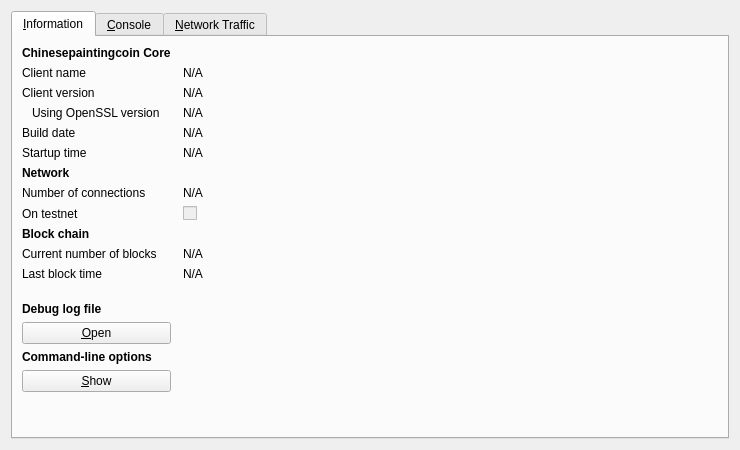
<?xml version="1.0" encoding="UTF-8"?>
<ui version="4.0">
 <class>RPCConsole</class>
 <widget class="QDialog" name="RPCConsole">
  <property name="geometry">
   <rect>
    <x>0</x>
    <y>0</y>
    <width>740</width>
    <height>450</height>
   </rect>
  </property>
  <property name="windowTitle">
   <string>Chinesepaintingcoin - Debug window</string>
  </property>
  <layout class="QVBoxLayout" name="verticalLayout_2">
   <item>
    <widget class="QTabWidget" name="tabWidget">
     <property name="currentIndex">
      <number>0</number>
     </property>
     <widget class="QWidget" name="tab_info">
      <attribute name="title">
       <string>&amp;Information</string>
      </attribute>
      <layout class="QGridLayout" name="gridLayout" columnstretch="0,1">
       <property name="horizontalSpacing">
        <number>12</number>
       </property>
       <item row="0" column="0">
        <widget class="QLabel" name="label_9">
         <property name="font">
          <font>
           <weight>75</weight>
           <bold>true</bold>
          </font>
         </property>
         <property name="text">
          <string>Chinesepaintingcoin Core</string>
         </property>
        </widget>
       </item>
       <item row="1" column="0">
        <widget class="QLabel" name="label_5">
         <property name="text">
          <string>Client name</string>
         </property>
        </widget>
       </item>
       <item row="1" column="1">
        <widget class="QLabel" name="clientName">
         <property name="cursor">
          <cursorShape>IBeamCursor</cursorShape>
         </property>
         <property name="text">
          <string>N/A</string>
         </property>
         <property name="textFormat">
          <enum>Qt::PlainText</enum>
         </property>
         <property name="textInteractionFlags">
          <set>Qt::LinksAccessibleByMouse|Qt::TextSelectableByKeyboard|Qt::TextSelectableByMouse</set>
         </property>
        </widget>
       </item>
       <item row="2" column="0">
        <widget class="QLabel" name="label_6">
         <property name="text">
          <string>Client version</string>
         </property>
        </widget>
       </item>
       <item row="2" column="1">
        <widget class="QLabel" name="clientVersion">
         <property name="cursor">
          <cursorShape>IBeamCursor</cursorShape>
         </property>
         <property name="text">
          <string>N/A</string>
         </property>
         <property name="textFormat">
          <enum>Qt::PlainText</enum>
         </property>
         <property name="textInteractionFlags">
          <set>Qt::LinksAccessibleByMouse|Qt::TextSelectableByKeyboard|Qt::TextSelectableByMouse</set>
         </property>
        </widget>
       </item>
       <item row="3" column="0">
        <widget class="QLabel" name="label_14">
         <property name="text">
          <string>Using OpenSSL version</string>
         </property>
         <property name="indent">
          <number>10</number>
         </property>
        </widget>
       </item>
       <item row="3" column="1">
        <widget class="QLabel" name="openSSLVersion">
         <property name="cursor">
          <cursorShape>IBeamCursor</cursorShape>
         </property>
         <property name="text">
          <string>N/A</string>
         </property>
         <property name="textFormat">
          <enum>Qt::PlainText</enum>
         </property>
         <property name="textInteractionFlags">
          <set>Qt::LinksAccessibleByMouse|Qt::TextSelectableByKeyboard|Qt::TextSelectableByMouse</set>
         </property>
        </widget>
       </item>
       <item row="4" column="0">
        <widget class="QLabel" name="label_12">
         <property name="text">
          <string>Build date</string>
         </property>
        </widget>
       </item>
       <item row="4" column="1">
        <widget class="QLabel" name="buildDate">
         <property name="cursor">
          <cursorShape>IBeamCursor</cursorShape>
         </property>
         <property name="text">
          <string>N/A</string>
         </property>
         <property name="textFormat">
          <enum>Qt::PlainText</enum>
         </property>
         <property name="textInteractionFlags">
          <set>Qt::LinksAccessibleByMouse|Qt::TextSelectableByKeyboard|Qt::TextSelectableByMouse</set>
         </property>
        </widget>
       </item>
       <item row="5" column="0">
        <widget class="QLabel" name="label_13">
         <property name="text">
          <string>Startup time</string>
         </property>
        </widget>
       </item>
       <item row="5" column="1">
        <widget class="QLabel" name="startupTime">
         <property name="cursor">
          <cursorShape>IBeamCursor</cursorShape>
         </property>
         <property name="text">
          <string>N/A</string>
         </property>
         <property name="textFormat">
          <enum>Qt::PlainText</enum>
         </property>
         <property name="textInteractionFlags">
          <set>Qt::LinksAccessibleByMouse|Qt::TextSelectableByKeyboard|Qt::TextSelectableByMouse</set>
         </property>
        </widget>
       </item>
       <item row="6" column="0">
        <widget class="QLabel" name="label_11">
         <property name="font">
          <font>
           <weight>75</weight>
           <bold>true</bold>
          </font>
         </property>
         <property name="text">
          <string>Network</string>
         </property>
        </widget>
       </item>
       <item row="7" column="0">
        <widget class="QLabel" name="label_7">
         <property name="text">
          <string>Number of connections</string>
         </property>
        </widget>
       </item>
       <item row="7" column="1">
        <widget class="QLabel" name="numberOfConnections">
         <property name="cursor">
          <cursorShape>IBeamCursor</cursorShape>
         </property>
         <property name="text">
          <string>N/A</string>
         </property>
         <property name="textFormat">
          <enum>Qt::PlainText</enum>
         </property>
         <property name="textInteractionFlags">
          <set>Qt::LinksAccessibleByMouse|Qt::TextSelectableByKeyboard|Qt::TextSelectableByMouse</set>
         </property>
        </widget>
       </item>
       <item row="8" column="0">
        <widget class="QLabel" name="label_8">
         <property name="text">
          <string>On testnet</string>
         </property>
        </widget>
       </item>
       <item row="8" column="1">
        <widget class="QCheckBox" name="isTestNet">
         <property name="enabled">
          <bool>false</bool>
         </property>
         <property name="text">
          <string/>
         </property>
        </widget>
       </item>
       <item row="9" column="0">
        <widget class="QLabel" name="label_10">
         <property name="font">
          <font>
           <weight>75</weight>
           <bold>true</bold>
          </font>
         </property>
         <property name="text">
          <string>Block chain</string>
         </property>
        </widget>
       </item>
       <item row="10" column="0">
        <widget class="QLabel" name="label_3">
         <property name="text">
          <string>Current number of blocks</string>
         </property>
        </widget>
       </item>
       <item row="10" column="1">
        <widget class="QLabel" name="numberOfBlocks">
         <property name="cursor">
          <cursorShape>IBeamCursor</cursorShape>
         </property>
         <property name="text">
          <string>N/A</string>
         </property>
         <property name="textFormat">
          <enum>Qt::PlainText</enum>
         </property>
         <property name="textInteractionFlags">
          <set>Qt::LinksAccessibleByMouse|Qt::TextSelectableByKeyboard|Qt::TextSelectableByMouse</set>
         </property>
        </widget>
       </item>
       <item row="11" column="0">
        <widget class="QLabel" name="label_2">
         <property name="text">
          <string>Last block time</string>
         </property>
        </widget>
       </item>
       <item row="11" column="1">
        <widget class="QLabel" name="lastBlockTime">
         <property name="cursor">
          <cursorShape>IBeamCursor</cursorShape>
         </property>
         <property name="text">
          <string>N/A</string>
         </property>
         <property name="textFormat">
          <enum>Qt::PlainText</enum>
         </property>
         <property name="textInteractionFlags">
          <set>Qt::LinksAccessibleByMouse|Qt::TextSelectableByKeyboard|Qt::TextSelectableByMouse</set>
         </property>
        </widget>
       </item>
       <item row="12" column="0">
        <spacer name="verticalSpacer_2">
         <property name="orientation">
          <enum>Qt::Vertical</enum>
         </property>
         <property name="sizeHint" stdset="0">
          <size>
           <width>20</width>
           <height>20</height>
          </size>
         </property>
        </spacer>
       </item>
       <item row="13" column="0">
        <widget class="QLabel" name="labelDebugLogfile">
         <property name="font">
          <font>
           <weight>75</weight>
           <bold>true</bold>
          </font>
         </property>
         <property name="text">
          <string>Debug log file</string>
         </property>
        </widget>
       </item>
       <item row="14" column="0">
        <widget class="QPushButton" name="openDebugLogfileButton">
         <property name="toolTip">
          <string>Open the Chinesepaintingcoin debug log file from the current data directory. This can take a few seconds for large log files.</string>
         </property>
         <property name="text">
          <string>&amp;Open</string>
         </property>
         <property name="autoDefault">
          <bool>false</bool>
         </property>
        </widget>
       </item>
       <item row="15" column="0">
        <widget class="QLabel" name="labelCLOptions">
         <property name="font">
          <font>
           <weight>75</weight>
           <bold>true</bold>
          </font>
         </property>
         <property name="text">
          <string>Command-line options</string>
         </property>
        </widget>
       </item>
       <item row="16" column="0">
        <widget class="QPushButton" name="showCLOptionsButton">
         <property name="toolTip">
          <string>Show the Chinesepaintingcoin help message to get a list with possible Chinesepaintingcoin command-line options.</string>
         </property>
         <property name="text">
          <string>&amp;Show</string>
         </property>
         <property name="autoDefault">
          <bool>false</bool>
         </property>
        </widget>
       </item>
       <item row="17" column="0">
        <spacer name="verticalSpacer">
         <property name="orientation">
          <enum>Qt::Vertical</enum>
         </property>
         <property name="sizeHint" stdset="0">
          <size>
           <width>20</width>
           <height>40</height>
          </size>
         </property>
        </spacer>
       </item>
      </layout>
     </widget>
     <widget class="QWidget" name="tab_console">
      <attribute name="title">
       <string>&amp;Console</string>
      </attribute>
      <layout class="QVBoxLayout" name="verticalLayout_3">
       <property name="spacing">
        <number>3</number>
       </property>
       <item>
        <widget class="QTextEdit" name="messagesWidget">
         <property name="minimumSize">
          <size>
           <width>0</width>
           <height>100</height>
          </size>
         </property>
         <property name="readOnly">
          <bool>true</bool>
         </property>
         <property name="tabKeyNavigation" stdset="0">
          <bool>false</bool>
         </property>
         <property name="columnCount" stdset="0">
          <number>2</number>
         </property>
        </widget>
       </item>
       <item>
        <layout class="QHBoxLayout" name="horizontalLayout">
         <property name="spacing">
          <number>3</number>
         </property>
         <item>
          <widget class="QLabel" name="label">
           <property name="text">
            <string notr="true">&gt;</string>
           </property>
          </widget>
         </item>
         <item>
          <widget class="QLineEdit" name="lineEdit"/>
         </item>
         <item>
          <widget class="QPushButton" name="clearButton">
           <property name="maximumSize">
            <size>
             <width>24</width>
             <height>24</height>
            </size>
           </property>
           <property name="toolTip">
            <string>Clear console</string>
           </property>
           <property name="text">
            <string/>
           </property>
           <property name="icon">
            <iconset resource="../bitcoin.qrc">
             <normaloff>:/icons/remove</normaloff>:/icons/remove</iconset>
           </property>
           <property name="shortcut">
            <string notr="true">Ctrl+L</string>
           </property>
           <property name="autoDefault">
            <bool>false</bool>
           </property>
          </widget>
         </item>
        </layout>
       </item>
      </layout>
     </widget>
     <widget class="QWidget" name="tab">
      <attribute name="title">
       <string>&amp;Network Traffic</string>
      </attribute>
      <layout class="QHBoxLayout" name="horizontalLayout_3">
       <item>
        <layout class="QVBoxLayout" name="verticalLayout_4">
         <item>
          <widget class="TrafficGraphWidget" name="trafficGraph" native="true">
           <property name="sizePolicy">
            <sizepolicy hsizetype="Expanding" vsizetype="Expanding">
             <horstretch>0</horstretch>
             <verstretch>0</verstretch>
            </sizepolicy>
           </property>
          </widget>
         </item>
         <item>
          <layout class="QHBoxLayout" name="horizontalLayout_2">
           <item>
            <widget class="QSlider" name="sldGraphRange">
             <property name="minimum">
              <number>1</number>
             </property>
             <property name="maximum">
              <number>288</number>
             </property>
             <property name="pageStep">
              <number>12</number>
             </property>
             <property name="value">
              <number>6</number>
             </property>
             <property name="orientation">
              <enum>Qt::Horizontal</enum>
             </property>
            </widget>
           </item>
           <item>
            <widget class="QLabel" name="lblGraphRange">
             <property name="minimumSize">
              <size>
               <width>100</width>
               <height>0</height>
              </size>
             </property>
             <property name="alignment">
              <set>Qt::AlignCenter</set>
             </property>
            </widget>
           </item>
           <item>
            <widget class="QPushButton" name="btnClearTrafficGraph">
             <property name="text">
              <string>&amp;Clear</string>
             </property>
            </widget>
           </item>
          </layout>
         </item>
        </layout>
       </item>
       <item>
        <layout class="QVBoxLayout" name="verticalLayout">
         <item>
          <widget class="QGroupBox" name="groupBox">
           <property name="title">
            <string>Totals</string>
           </property>
           <layout class="QVBoxLayout" name="verticalLayout_5">
            <item>
             <layout class="QHBoxLayout" name="horizontalLayout_4">
              <item>
               <widget class="Line" name="line">
                <property name="sizePolicy">
                 <sizepolicy hsizetype="Fixed" vsizetype="Fixed">
                  <horstretch>0</horstretch>
                  <verstretch>0</verstretch>
                 </sizepolicy>
                </property>
                <property name="minimumSize">
                 <size>
                  <width>10</width>
                  <height>0</height>
                 </size>
                </property>
                <property name="palette">
                 <palette>
                  <active>
                   <colorrole role="Light">
                    <brush brushstyle="SolidPattern">
                     <color alpha="255">
                      <red>0</red>
                      <green>255</green>
                      <blue>0</blue>
                     </color>
                    </brush>
                   </colorrole>
                  </active>
                  <inactive>
                   <colorrole role="Light">
                    <brush brushstyle="SolidPattern">
                     <color alpha="255">
                      <red>0</red>
                      <green>255</green>
                      <blue>0</blue>
                     </color>
                    </brush>
                   </colorrole>
                  </inactive>
                  <disabled>
                   <colorrole role="Light">
                    <brush brushstyle="SolidPattern">
                     <color alpha="255">
                      <red>0</red>
                      <green>255</green>
                      <blue>0</blue>
                     </color>
                    </brush>
                   </colorrole>
                  </disabled>
                 </palette>
                </property>
                <property name="orientation">
                 <enum>Qt::Horizontal</enum>
                </property>
               </widget>
              </item>
              <item>
               <widget class="QLabel" name="label_16">
                <property name="text">
                 <string>In:</string>
                </property>
               </widget>
              </item>
              <item>
               <widget class="QLabel" name="lblBytesIn">
                <property name="minimumSize">
                 <size>
                  <width>50</width>
                  <height>0</height>
                 </size>
                </property>
                <property name="alignment">
                 <set>Qt::AlignRight|Qt::AlignTrailing|Qt::AlignVCenter</set>
                </property>
               </widget>
              </item>
             </layout>
            </item>
            <item>
             <layout class="QHBoxLayout" name="horizontalLayout_5">
              <item>
               <widget class="Line" name="line_2">
                <property name="sizePolicy">
                 <sizepolicy hsizetype="Fixed" vsizetype="Fixed">
                  <horstretch>0</horstretch>
                  <verstretch>0</verstretch>
                 </sizepolicy>
                </property>
                <property name="minimumSize">
                 <size>
                  <width>10</width>
                  <height>0</height>
                 </size>
                </property>
                <property name="palette">
                 <palette>
                  <active>
                   <colorrole role="Light">
                    <brush brushstyle="SolidPattern">
                     <color alpha="255">
                      <red>255</red>
                      <green>0</green>
                      <blue>0</blue>
                     </color>
                    </brush>
                   </colorrole>
                  </active>
                  <inactive>
                   <colorrole role="Light">
                    <brush brushstyle="SolidPattern">
                     <color alpha="255">
                      <red>255</red>
                      <green>0</green>
                      <blue>0</blue>
                     </color>
                    </brush>
                   </colorrole>
                  </inactive>
                  <disabled>
                   <colorrole role="Light">
                    <brush brushstyle="SolidPattern">
                     <color alpha="255">
                      <red>255</red>
                      <green>0</green>
                      <blue>0</blue>
                     </color>
                    </brush>
                   </colorrole>
                  </disabled>
                 </palette>
                </property>
                <property name="orientation">
                 <enum>Qt::Horizontal</enum>
                </property>
               </widget>
              </item>
              <item>
               <widget class="QLabel" name="label_17">
                <property name="text">
                 <string>Out:</string>
                </property>
               </widget>
              </item>
              <item>
               <widget class="QLabel" name="lblBytesOut">
                <property name="minimumSize">
                 <size>
                  <width>50</width>
                  <height>0</height>
                 </size>
                </property>
                <property name="alignment">
                 <set>Qt::AlignRight|Qt::AlignTrailing|Qt::AlignVCenter</set>
                </property>
               </widget>
              </item>
             </layout>
            </item>
            <item>
             <spacer name="verticalSpacer_4">
              <property name="orientation">
               <enum>Qt::Vertical</enum>
              </property>
              <property name="sizeHint" stdset="0">
               <size>
                <width>20</width>
                <height>407</height>
               </size>
              </property>
             </spacer>
            </item>
           </layout>
          </widget>
         </item>
        </layout>
       </item>
      </layout>
     </widget>
    </widget>
   </item>
  </layout>
 </widget>
 <customwidgets>
  <customwidget>
   <class>TrafficGraphWidget</class>
   <extends>QWidget</extends>
   <header>trafficgraphwidget.h</header>
   <container>1</container>
   <slots>
    <slot>clear()</slot>
   </slots>
  </customwidget>
 </customwidgets>
 <resources>
  <include location="../bitcoin.qrc"/>
 </resources>
 <connections/>
</ui>
